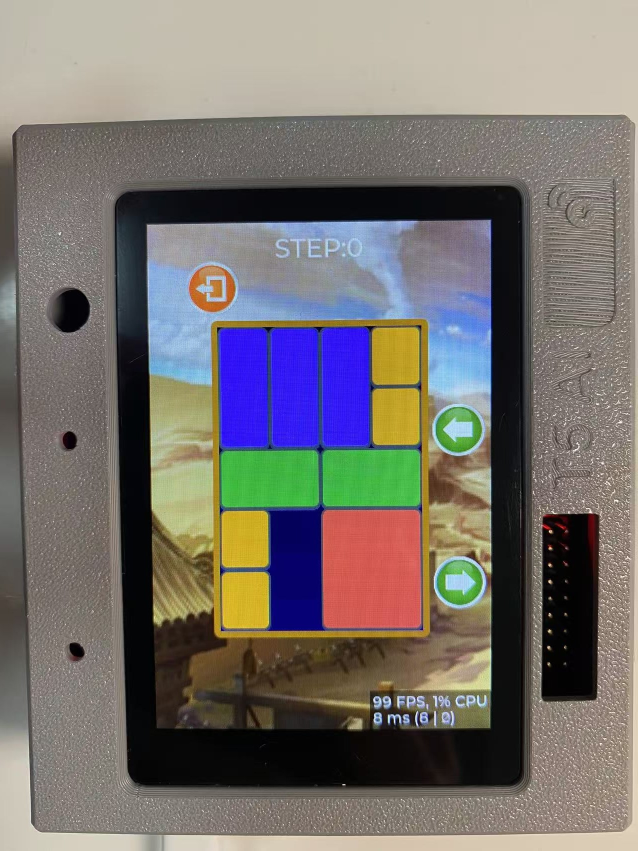
#> input picture apps/games/lvgl_games/doc_img/10e263d6f8f54db1871ffea4f056cb6e.jpeg, 1276 x 1702 px (shown at 1/2 size)
$ python gif_to_c.py ../../games/lvgl_games/doc_img/10e263d6f8f54db1871ffea4f056cb6e.jpeg
#> lines starting #> are read from the running program, lines starting #| are printed output that depends on the picture
#!/usr/bin/env python3
"""
gif_to_c.py — Convert a GIF animation to a C array for the 32×32 LED matrix.

Color handling:
  - Transparent pixels are composited onto a BLACK background so that
    background LEDs stay off (transparent = no light).
  - Two-pass BOX (area-averaging) resampling for large downscales reduces the
    colour shift / ringing that LANCZOS produces at very small output sizes.
  - Raw 0-255 pixel values are stored in the C array (--brightness default 1.0).
    board_pixel_draw_bitmap() in the firmware already applies its own
    BRIGHTNESS * COLOR_RESOLUTION / 255 scaling (~20%), so do NOT bake an
    additional brightness reduction here or the output will be extremely dim
    (0.1 * 0.2 = 2% of original — that is why colours look wrong / too dim).

Usage:
  python gif_to_c.py <input.gif> [--brightness 1.0] [--size 32] [-o output.c]
"""

import argparse
import os
import sys

try:
    from PIL import Image, ImageEnhance
except ImportError:
    print("ERROR: Pillow not installed. Run: pip install Pillow", file=sys.stderr)
    sys.exit(1)


def _improved_resize(frame: Image.Image, w: int, h: int) -> Image.Image:
    """
    Two-pass BOX downscale identical to tool_pixel_art_gen.py improved_resize().
    For scale < 0.5 (e.g. 200→32 = 0.16) first shrink to 2× target then BOX again.
    """
    ow, oh = frame.size
    sx = w / ow
    sy = h / oh
    if sx < 0.5 or sy < 0.5:
        iw = max(w * 2, ow // 2)
        ih = max(h * 2, oh // 2)
        frame = frame.resize((iw, ih), Image.Resampling.BOX)
    return frame.resize((w, h), Image.Resampling.BOX)


def _frame_to_rgb(img: Image.Image) -> Image.Image:
    """
    Convert one GIF frame to RGB on a WHITE background (same as reference script).
    Handles palette ('P'), RGBA and RGB modes.
    """
    if img.mode == 'P':
        img = img.convert('RGBA')

    if img.mode == 'RGBA':
        bg = Image.new('RGB', img.size, (0, 0, 0))
        bg.paste(img, mask=img.split()[3])   # alpha mask
        return bg
    elif img.mode in ('LA', 'L'):
        bg = Image.new('RGB', img.size, (0, 0, 0))
        bg.paste(img.convert('RGB'))
        return bg
    else:
        return img.convert('RGB')


def gif_to_c(gif_path: str, brightness: float = 1.0, size: int = 32,
             saturation: float = 2.0) -> str:
#> called with brightness = 1, size = 32, saturation = 2
    img = Image.open(gif_path)
#> img is the input picture: PIL image 1276x1702 RGB; mean R, G, B 118.7, 113.2, 109.4
    basename = os.path.splitext(os.path.basename(gif_path))[0]
    varname  = basename.replace('-', '_').replace(' ', '_')

    frames_data: list[list[int]] = []
    durations:   list[int]       = []

    idx = 0
    while True:
        try:
            img.seek(idx)
        except EOFError:
            break

        rgb = _frame_to_rgb(img)
        scaled = _improved_resize(rgb, size, size)

        # Boost saturation so colours stay vivid at the ~5% LED drive level.
        # board_pixel_draw_bitmap applies ×0.05 scaling; at that level low-
        # saturation colours (e.g. salmon) look pink due to LED non-linearity.
        # A 2× boost pushes salmon → vivid orange, peach → warm orange, etc.
        if saturation != 1.0:
            scaled = ImageEnhance.Color(scaled).enhance(saturation)

        # Apply brightness after resize (keeps colour ratios intact)
        pixels = scaled.tobytes()          # flat R,G,B bytes
        frame: list[int] = []
        for i in range(0, len(pixels), 3):
            frame.append(min(255, int(pixels[i]     * brightness)))
            frame.append(min(255, int(pixels[i + 1] * brightness)))
            frame.append(min(255, int(pixels[i + 2] * brightness)))

        frames_data.append(frame)
        durations.append(img.info.get('duration', 100))
        idx += 1
#> this loop made 2 passes
#> pass 1, in _improved_resize, `frame = frame.resize((iw, ih), Image.Resampling.BOX)`:
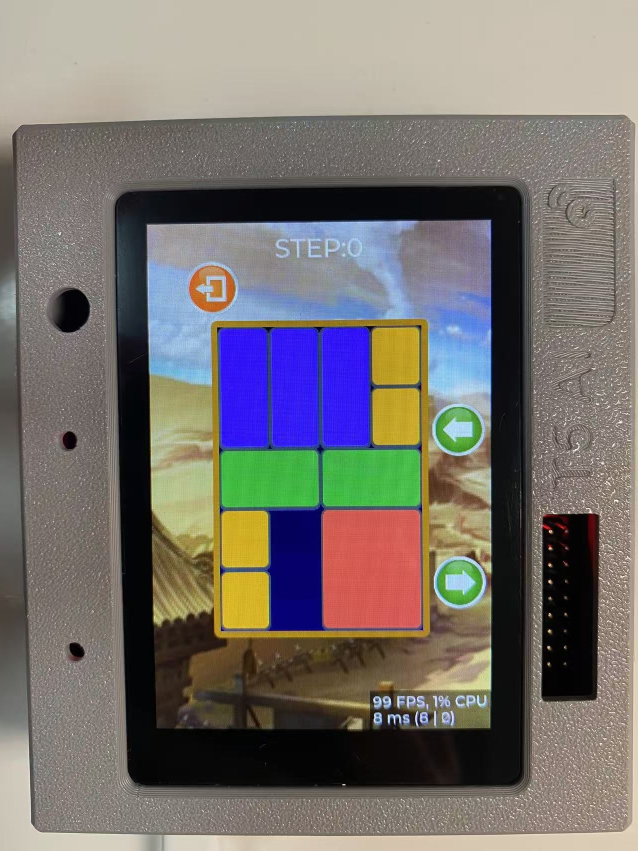
#> frame: PIL image 638x851 RGB; mean R, G, B 119, 113.6, 109.8
#> pass 1, in gif_to_c, `scaled = _improved_resize(rgb, size, size)`:
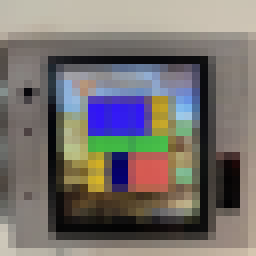
#> scaled: PIL image 32x32 RGB (shown 8 times larger); mean R, G, B 119, 113.6, 109.8
#> pass 1, in gif_to_c, `scaled = ImageEnhance.Color(scaled).enhance(saturation)`:
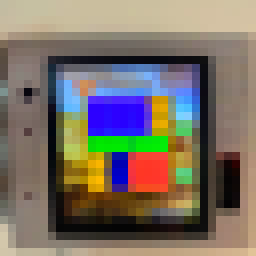
#> scaled: PIL image 32x32 RGB (shown 8 times larger); mean R, G, B 122.8, 112.6, 101.7
#> after the loop, durations = [100]; frames_data = 1 item; idx = 1

    n_frames     = len(frames_data)
#> n_frames = 1
    avg_delay_ms = sum(durations) // len(durations)
#> avg_delay_ms = 100
    bpf          = size * size * 3          # bytes per frame

    lines: list[str] = []
    lines += [
        f"/* Auto-generated by gif_to_c.py — DO NOT EDIT */",
        f"/* Source   : {os.path.basename(gif_path)} */",
        f"/* Frames   : {n_frames} */",
        f"/* Size     : {size}x{size} px */",
        f"/* Delay    : ~{avg_delay_ms} ms/frame */",
        f"/* Brightness: {brightness} */",
        "",
        '#include "stdint.h"',
        f'#include "gif_{varname}.h"',
        "",
    ]

    for i, frame in enumerate(frames_data):
        lines.append(f"static const uint8_t s_f{i:03d}[{bpf}] = {{")
        row_bytes = size * 3
        for row in range(size):
            s = row * row_bytes
            chunk = frame[s:s + row_bytes]
            lines.append("  " + ",".join(f"0x{b:02X}" for b in chunk) + ",")
        lines.append("};")
        lines.append("")
#> this loop made 1 pass
#> row_bytes on pass 1: 96
#> after the loop, lines = 45 items

    lines.append(f"const uint8_t *{varname}_frames[{n_frames}] = {{")
    for i in range(n_frames):
        lines.append(f"  s_f{i:03d},")
#> after the loop, lines = 47 items
    lines.append("};")
    lines.append("")
    lines.append(f"const uint32_t {varname}_frame_count = {n_frames};")
    lines.append(f"const uint32_t {varname}_delay_ms    = {avg_delay_ms};")
    lines.append(f"const uint32_t {varname}_size        = {size};")
    lines.append("")

    return "\n".join(lines)


def make_header(gif_path: str) -> str:
    basename = os.path.splitext(os.path.basename(gif_path))[0]
    varname  = basename.replace('-', '_').replace(' ', '_')
    guard    = f"GIF_{varname.upper()}_H"
    return "\n".join([
        f"/* Auto-generated by gif_to_c.py — DO NOT EDIT */",
        f"#ifndef {guard}",
        f"#define {guard}",
        "",
        '#include "stdint.h"',
        "",
        f"extern const uint8_t *{varname}_frames[];",
        f"extern const uint32_t {varname}_frame_count;",
        f"extern const uint32_t {varname}_delay_ms;",
        f"extern const uint32_t {varname}_size;",
        "",
        f"#endif /* {guard} */",
        "",
    ])


def main():
    parser = argparse.ArgumentParser(description="Convert GIF → C array for LED matrix")
    parser.add_argument("input",               help="Input GIF file")
    parser.add_argument("--brightness", "-b",  type=float, default=1.0,
                        help="LED brightness multiplier 0.0-1.0 (default 1.0; "
                             "board_pixel_draw_bitmap already applies ~5%% scaling)")
    parser.add_argument("--saturation", "-S",  type=float, default=2.0,
                        help="Colour saturation boost (default 2.0; compensates for "
                             "LED non-linearity at low drive levels)")
    parser.add_argument("--size",       "-s",  type=int,   default=32,
                        help="Output frame size in pixels (default 32)")
    parser.add_argument("--output",     "-o",              default=None,
                        help="Output .c file (default: src/gif_<name>.c)")
    args = parser.parse_args()

    if not os.path.isfile(args.input):
        print(f"ERROR: file not found: {args.input}", file=sys.stderr)
        sys.exit(1)

    c_code = gif_to_c(args.input, args.brightness, args.size, args.saturation)

    basename = os.path.splitext(os.path.basename(args.input))[0]
    varname  = basename.replace('-', '_')

    c_path = args.output or os.path.join(
        os.path.dirname(args.input) or ".", f"gif_{varname}.c")
    h_path = os.path.splitext(c_path)[0] + ".h"

    with open(c_path, 'w') as f:
        f.write(c_code)
    with open(h_path, 'w') as f:
        f.write(make_header(args.input))

    # Quick stats
    img = Image.open(args.input)
    n, dur = 0, []
    while True:
        try:
            img.seek(n); dur.append(img.info.get('duration', 100)); n += 1
        except EOFError:
            break
#> after the loop, dur = [100]; n = 1

    print(f"Generated: {c_path}")
    print(f"Generated: {h_path}")
    print(f"  {n} frames, ~{sum(dur)//len(dur)} ms/frame, "
          f"{args.size}x{args.size}px, brightness={args.brightness}")
#|   1 frames, ~100 ms/frame, 32x32px, brightness=1.0


if __name__ == '__main__':
    main()
